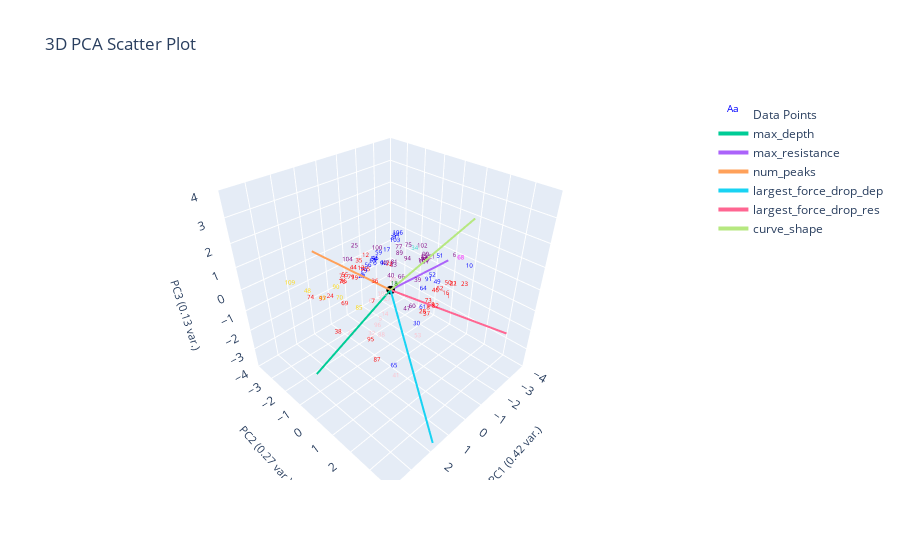

Notebook code for this chart:
### Markdown cell above
# K-Nearest-Neighbor
- From the k nearest points, assign query point to the highest frequency label
- Performs better when data is uniformly distributed in feature space (clusters all have similar desnity)

### Code cell
from sklearn.neighbors import KNeighborsClassifier

X = plotting.extract_numerical_features(marions_labeled_data).values.tolist()
y = marions_labeled_data[f'{ylabel_name}_nums'].values.tolist()

knn = KNeighborsClassifier(n_neighbors=3)
knn.fit(X, y)
predictions = pd.Series(knn.predict(clustering_features.values))
plotting.plot_clusters_seperately(predictions, curve_data, ylabel_name, 
                                  clustering_method="KNN", 
                                  cluster_category_names=list(ylabel_to_cluster_num.keys()),
                                  )
plotting.plot_pca(clustering_features, predictions, 3, 
                  graph_title=f'KNN with k=1 on {ylabel_name}',
                  ylabel_name=ylabel_name,)

### Figure 1 — Plotly figure (JSON) as saved in the notebook; plotly's stock layout.template omitted (floating-point values rounded to 4 significant figures)
{"data": [{"mode": "text", "name": "Data Points", "text": ["0", "1", "2", "3", "4", "5", "6", "7", "8", "9", "10", "11", "12", "13", "14", "15", "16", "17", "18", "19", "20", "21", "22", "23", "24", "25", "26", "27", "28", "29", "30", "31", "32", "33", "34", "35", "36", "37", "38", "39", "40", "41", "42", "43", "44", "45", "46", "47", "48", "49", "50", "51", "52", "53", "54", "55", "56", "57", "58", "59", "60", "61", "62", "63", "64", "65", "66", "67", "68", "69", "70", "71", "72", "73", "74", "75", "76", "77", "78", "79", "80", "81", "82", "83", "84", "85", "86", "87", "88", "89", "90", "91", "92", "93", "94", "95", "96", "97", "98", "99", "100", "101", "102", "103", "104", "105", "106", "107", "108", "109"], "textfont": {"color": ["blue", "red", "purple", "pink", "blue", "pink", "purple", "red", "red", "blue", "blue", "red", "red", "red", "pink", "purple", "red", "blue", "green", "red", "blue", "purple", "red", "red", "red", "purple", "pink", "pink", "red", "blue", "blue", "blue", "pink", "purple", "turquoise", "red", "red", "red", "red", "purple", "purple", "pink", "purple", "gold", "red", "blue", "red", "purple", "gold", "blue", "red", "blue", "blue", "pink", "blue", "red", "blue", "gold", "red", "blue", "purple", "blue", "red", "blue", "blue", "blue", "purple", "pink", "magenta", "red", "gold", "red", "red", "red", "red", "purple", "red", "purple", "pink", "red", "red", "purple", "red", "purple", "blue", "gold", "red", "red", "pink", "purple", "gold", "blue", "blue", "purple", "purple", "red", "pink", "red", "purple", "purple", "purple", "purple", "purple", "blue", "purple", "red", "blue", "purple", "pink", "gold"], "size": 6}, "type": "scatter3d", "x": [-0.5196, -1.164, -1.724, -0.1427, -0.7872, 0.651, -2.73, 1.861, -0.7743, -0.4598, -1.914, -1.516, 0.3744, 0.2384, 0.7117, -2.007, -1.032, -1.463, 1.022, 0.3426, -0.3669, -2.214, -1.99, -1.134, 2.011, 0.1124, -0.4125, 0.1193, -0.5949, -0.2387, 0.1137, -1.611, 0.6361, -1.603, -1.645, 0.54, 0.9473, -0.4415, 2.848, -1.253, -0.4539, 0.6948, -0.6913, 3.409, 0.7544, -0.4856, -1.156, 0.7903, 3.231, -1.014, -1.412, -1.16, -1.074, 0.5643, -0.6717, 2.391, -0.2685, 4.266, -0.6428, -0.4171, 0.1527, 0.5756, -1.789, -0.5959, 1.805, 2.635, -0.8106, 0.6043, -2.857, 2.508, 0.7204, 0.5331, 0.003452, -1.446, 2.684, -1.473, 0.844, -1.327, 1.946, 0.7543, 5.579, -0.5643, -0.6629, -0.719, -1.742, 0.08517, 1.07, 2.467, 1.333, 0.3273, 2.383, -1.011, -1.102, -1.422, -0.6911, 2.265, 1.135, 2.765, -1.552, -1.619, -0.2281, -1.658, -2.229, -1.294, 1.068, 0.2755, -1.809, -1.532, 0.5365, 3.633], "y": [-1.408, 1.848, 0.3828, -0.7588, -1.296, 0.1053, 0.8585, 1.038, 1.264, -2.154, 2.147, 1.796, -0.9367, -1.388, 0.424, -0.07572, 1.852, -1.687, 1.207, -1.684, -2.075, 0.1071, 1.449, 2.548, -1.136, -1.876, -0.2716, -0.04969, 1.142, -1.774, 1.479, -1.447, -0.4475, 0.2198, -0.2971, -1.144, 0.1566, 1.476, 0.2888, 0.2588, -0.4482, 0.9711, -0.9603, 0.3755, -1.239, -1.358, 1.25, 1.582, -0.7093, 1.415, 1.633, 1.327, 1.127, 1.945, -1.605, 0.3034, -1.545, -0.7625, 1.509, -1.074, 1.27, 2.099, 0.9761, -1.605, 3.134, 2.786, -0.2087, -0.4005, 1.077, 0.3381, -2.294, -2.242, -0.07377, 0.7012, -1.407, -0.4899, -1.865, -0.8613, -0.1551, -1.414, 2.178, -0.399, 1.695, -0.5622, -1.432, -1.824, -1.493, 1.819, 0.8615, 0.7563, -0.2389, 0.9822, -1.512, 0.469, 0.2032, 1.306, 0.452, -0.5489, 0.2894, 0.2953, -0.9453, 0.1698, -0.4055, -1.039, -1.155, -1.115, -1.386, 0.2653, 0.1206, -1.051], "z": [-0.03951, -0.3035, 0.4817, -1.222, -0.06966, -1.347, 0.3813, 0.6749, -0.9477, -0.9679, 0.844, 0.07418, 0.9534, 0.09795, -0.8961, 0.2308, -0.07912, 0.0792, 1.052, -0.4614, -0.9179, 0.1858, -0.3447, 0.6223, -0.189, 0.8593, -0.2151, -0.7443, -1.109, -0.4324, -1.079, 0.6947, -2.456, 0.466, 0.6741, 0.6957, 0.5917, -0.9392, -0.5216, -0.3911, -0.1374, -3.785, 0.1212, 1.277, 0.4384, 0.2431, -0.3342, 0.06504, 0.8995, 0.2138, 0.07983, 1.242, 0.3586, -1.095, 0.01835, 1.629, -0.06825, 1.353, -0.5988, 0.6559, -0.3585, 0.2955, -0.7122, -0.02801, 2.252, -0.5118, -0.2462, -0.7796, 0.3034, 0.5527, -1.582, -0.5566, 0.7791, -1.287, -0.03107, 0.7996, -0.5052, 0.6241, -1.438, -0.09287, 0.1342, 0.4618, -0.5662, 0.1915, 0.7708, -2.218, -0.164, -1.055, -1.262, 1.76, 0.8678, 0.1201, -0.3479, 0.5752, 0.8366, -0.5994, -1.17, 0.4173, 0.4754, 0.6547, 1.009, 0.2362, 0.4885, 0.867, 0.9781, 0.1858, 0.8656, 0.3873, -0.2056, 1.266]}, {"marker": {"color": "black", "size": 3}, "mode": "markers", "name": "Origin", "showlegend": false, "type": "scatter3d", "x": [0], "y": [0], "z": [0]}, {"line": {"width": 4}, "mode": "lines+text", "name": "max_depth", "textposition": "top center", "type": "scatter3d", "x": [0, 4.001], "y": [0, 0.4936], "z": [0, -1.218]}, {"line": {"width": 4}, "mode": "lines+text", "name": "max_resistance", "textposition": "top center", "type": "scatter3d", "x": [0, -3.831], "y": [0, -0.2733], "z": [0, -0.4743]}, {"line": {"width": 4}, "mode": "lines+text", "name": "num_peaks", "textposition": "top center", "type": "scatter3d", "x": [0, 3.233], "y": [0, -0.1192], "z": [0, 2.984]}, {"line": {"width": 4}, "mode": "lines+text", "name": "largest_force_drop_dep", "textposition": "top center", "type": "scatter3d", "x": [0, 1.87], "y": [0, 3.959], "z": [0, -3.644]}, {"line": {"width": 4}, "mode": "lines+text", "name": "largest_force_drop_res", "textposition": "top center", "type": "scatter3d", "x": [0, -2.059], "y": [0, 4.192], "z": [0, -0.9663]}, {"line": {"width": 4}, "mode": "lines+text", "name": "curve_shape", "textposition": "top center", "type": "scatter3d", "x": [0, -0.3587], "y": [0, 3.927], "z": [0, 4.917]}], "layout": {"autosize": true, "scene": {"aspectmode": "cube", "xaxis": {"range": [-4, 4], "title": {"font": {"size": 11}, "text": "PC1 (0.42 var.)"}}, "yaxis": {"range": [-4, 4], "title": {"font": {"size": 11}, "text": "PC2 (0.27 var.)"}}, "zaxis": {"range": [-4, 4], "title": {"font": {"size": 11}, "text": "PC3 (0.13 var.)"}}}, "title": {"text": "3D PCA Scatter Plot"}}}
